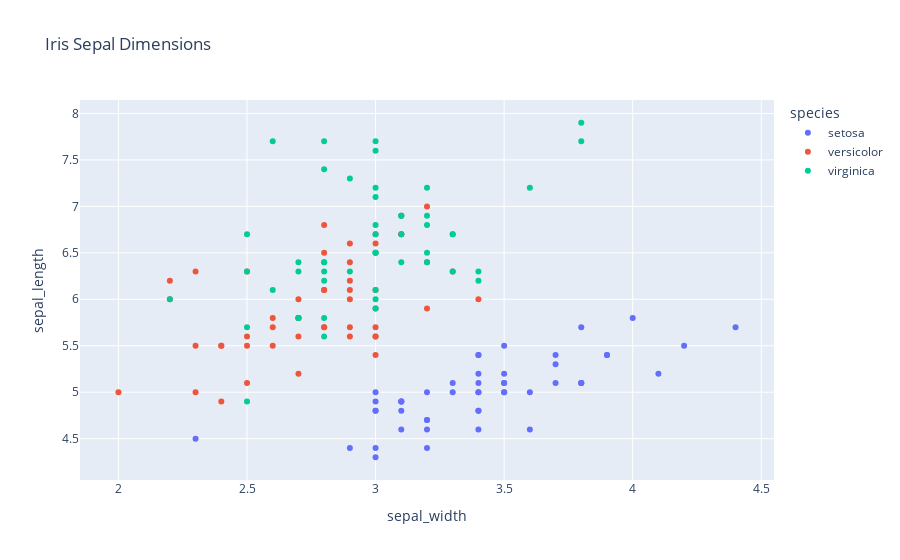

Write notebook code for a chart like this one.
### Code cell
df = px.data.iris()
fig = px.scatter(df, x="sepal_width", y="sepal_length", color="species", title="Iris Sepal Dimensions")
fig.show()

### Figure 1 — Plotly figure (JSON) as saved in the notebook; plotly's stock layout.template omitted (floating-point values rounded to 4 significant figures)
{"data": [{"hovertemplate": "species=setosa<br>sepal_width=%{x}<br>sepal_length=%{y}<extra></extra>", "legendgroup": "setosa", "marker": {"color": "#636efa", "symbol": "circle"}, "mode": "markers", "name": "setosa", "orientation": "v", "showlegend": true, "type": "scatter", "x": [3.5, 3.0, 3.2, 3.1, 3.6, 3.9, 3.4, 3.4, 2.9, 3.1, 3.7, 3.4, 3.0, 3.0, 4.0, 4.4, 3.9, 3.5, 3.8, 3.8, 3.4, 3.7, 3.6, 3.3, 3.4, 3.0, 3.4, 3.5, 3.4, 3.2, 3.1, 3.4, 4.1, 4.2, 3.1, 3.2, 3.5, 3.1, 3.0, 3.4, 3.5, 2.3, 3.2, 3.5, 3.8, 3.0, 3.8, 3.2, 3.7, 3.3], "xaxis": "x", "y": [5.1, 4.9, 4.7, 4.6, 5.0, 5.4, 4.6, 5.0, 4.4, 4.9, 5.4, 4.8, 4.8, 4.3, 5.8, 5.7, 5.4, 5.1, 5.7, 5.1, 5.4, 5.1, 4.6, 5.1, 4.8, 5.0, 5.0, 5.2, 5.2, 4.7, 4.8, 5.4, 5.2, 5.5, 4.9, 5.0, 5.5, 4.9, 4.4, 5.1, 5.0, 4.5, 4.4, 5.0, 5.1, 4.8, 5.1, 4.6, 5.3, 5.0], "yaxis": "y"}, {"hovertemplate": "species=versicolor<br>sepal_width=%{x}<br>sepal_length=%{y}<extra></extra>", "legendgroup": "versicolor", "marker": {"color": "#EF553B", "symbol": "circle"}, "mode": "markers", "name": "versicolor", "orientation": "v", "showlegend": true, "type": "scatter", "x": [3.2, 3.2, 3.1, 2.3, 2.8, 2.8, 3.3, 2.4, 2.9, 2.7, 2.0, 3.0, 2.2, 2.9, 2.9, 3.1, 3.0, 2.7, 2.2, 2.5, 3.2, 2.8, 2.5, 2.8, 2.9, 3.0, 2.8, 3.0, 2.9, 2.6, 2.4, 2.4, 2.7, 2.7, 3.0, 3.4, 3.1, 2.3, 3.0, 2.5, 2.6, 3.0, 2.6, 2.3, 2.7, 3.0, 2.9, 2.9, 2.5, 2.8], "xaxis": "x", "y": [7.0, 6.4, 6.9, 5.5, 6.5, 5.7, 6.3, 4.9, 6.6, 5.2, 5.0, 5.9, 6.0, 6.1, 5.6, 6.7, 5.6, 5.8, 6.2, 5.6, 5.9, 6.1, 6.3, 6.1, 6.4, 6.6, 6.8, 6.7, 6.0, 5.7, 5.5, 5.5, 5.8, 6.0, 5.4, 6.0, 6.7, 6.3, 5.6, 5.5, 5.5, 6.1, 5.8, 5.0, 5.6, 5.7, 5.7, 6.2, 5.1, 5.7], "yaxis": "y"}, {"hovertemplate": "species=virginica<br>sepal_width=%{x}<br>sepal_length=%{y}<extra></extra>", "legendgroup": "virginica", "marker": {"color": "#00cc96", "symbol": "circle"}, "mode": "markers", "name": "virginica", "orientation": "v", "showlegend": true, "type": "scatter", "x": [3.3, 2.7, 3.0, 2.9, 3.0, 3.0, 2.5, 2.9, 2.5, 3.6, 3.2, 2.7, 3.0, 2.5, 2.8, 3.2, 3.0, 3.8, 2.6, 2.2, 3.2, 2.8, 2.8, 2.7, 3.3, 3.2, 2.8, 3.0, 2.8, 3.0, 2.8, 3.8, 2.8, 2.8, 2.6, 3.0, 3.4, 3.1, 3.0, 3.1, 3.1, 3.1, 2.7, 3.2, 3.3, 3.0, 2.5, 3.0, 3.4, 3.0], "xaxis": "x", "y": [6.3, 5.8, 7.1, 6.3, 6.5, 7.6, 4.9, 7.3, 6.7, 7.2, 6.5, 6.4, 6.8, 5.7, 5.8, 6.4, 6.5, 7.7, 7.7, 6.0, 6.9, 5.6, 7.7, 6.3, 6.7, 7.2, 6.2, 6.1, 6.4, 7.2, 7.4, 7.9, 6.4, 6.3, 6.1, 7.7, 6.3, 6.4, 6.0, 6.9, 6.7, 6.9, 5.8, 6.8, 6.7, 6.7, 6.3, 6.5, 6.2, 5.9], "yaxis": "y"}], "layout": {"legend": {"title": {"text": "species"}, "tracegroupgap": 0}, "title": {"text": "Iris Sepal Dimensions"}, "xaxis": {"anchor": "y", "domain": [0, 1], "title": {"text": "sepal_width"}}, "yaxis": {"anchor": "x", "domain": [0, 1], "title": {"text": "sepal_length"}}}}
